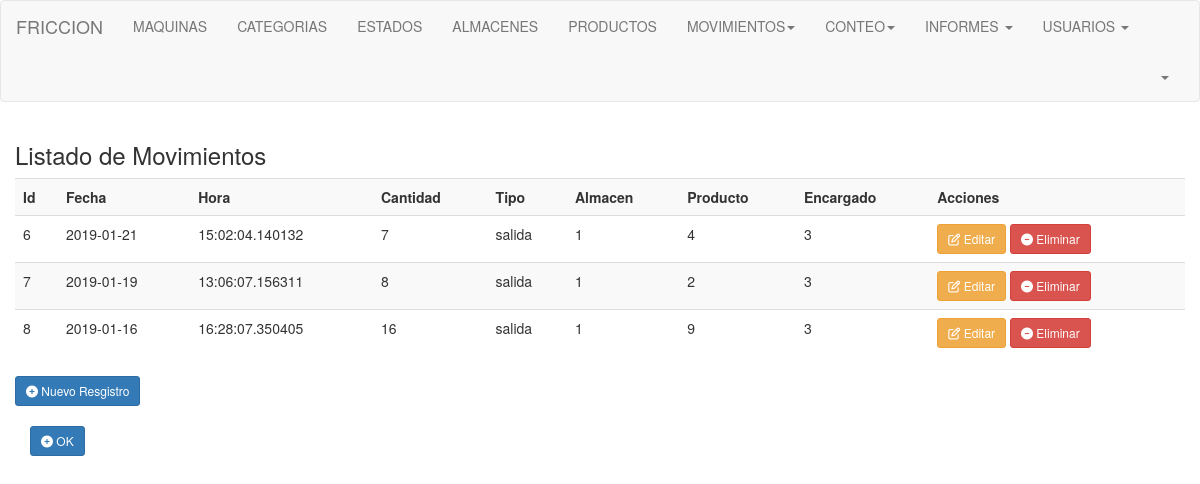
The app's page /movimientoss.php, older data.
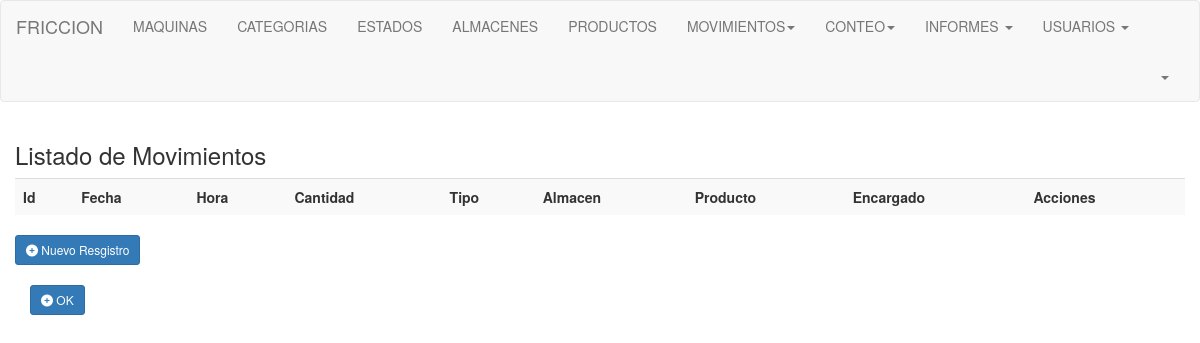
The same page, newer data.
### tables this page shows
CREATE TABLE `tbmovimiento` (
  `idmovimiento` int(255) NOT NULL,
  `fecha` date NOT NULL,
  `hora` datetime DEFAULT NULL,
  `cantidad` int(10) UNSIGNED DEFAULT NULL,
  `tipomovimiento` varchar(15) NOT NULL,
  `idalmacen` int(255) NOT NULL,
  `idproducto` int(255) NOT NULL,
  `idencargado` int(255) NOT NULL
);

### movimientoss.php (the view, shortened to what the changed rows need)
<?php
$link = Conectarse();
?>
<!DOCTYPE html>
<html lang="en">
    <head>
        <link href="css/bootstrap.min.css" rel="stylesheet">
        <link href="css/font-awesome.min.css" rel="stylesheet">
    </head>
    <body>
        <div id="wrapper">
            <div class="container">
                <div class="row" id="listaPersonas">
                    <table class="table table-responsive table-striped">
                        <tr>
                            <th>Id</th>
                            <th>Fecha</th>
                            <th>Hora</th>
                            <th>Cantidad</th>
                            <th>Tipo</th>
                            <th>Almacen</th>
                            <th>Producto</th>
                            <th>Encargado</th>
                            <th>Acciones</th>
                        </tr>
                        <?php
                        $sql = "SELECT `idmovimiento`, `fecha`, `hora`, `cantidad`, `tipomovimiento`, `idalmacen`, `idproducto`, `idencargado` FROM `tbmovimiento` WHERE tipomovimiento like 'Salida' ";
                        $result = mysqli_query($link, $sql) or die("Error");
                        while ($row = mysqli_fetch_row($result)) {
                            ?>
                            <tr>
                                <td><?php echo $row[0]; ?></td>
                                <td><?php echo $row[1]; ?></td>
                                <td><?php echo $row[2]; ?></td>
                                <td><?php echo $row[3]; ?></td>
                                <td><?php echo $row[4]; ?></td>
                                <td><?php echo $row[5]; ?></td>
                                <td><?php echo $row[6]; ?></td>
                                <td><?php echo $row[7]; ?></td>
                                <td>
                                    <a href="editar_salida.php?id=<?php echo $row[0]; ?>" class="btn btn-warning btn-sm"><i class="fa fa-edit"></i> Editar</a>
                                    <a href="eliminar_salida.php?id=<?php echo $row[0]; ?>" class="btn btn-danger btn-sm"><i class="fa fa-minus-circle"></i> Eliminar</a>
                                </td>
                            </tr>
                            <?php
                        }
                        ?>
                    </table>
                </div>
                <br>
            </div>
        </div>
    </body>
</html>

Row changes from the older to the newer data that the page shows:
removed tbmovimiento: idmovimiento "6", fecha "2019-01-21", hora "15:02:04.140132", cantidad "7", tipomovimiento "salida", idalmacen "1", idproducto "4", idencargado "3"
removed tbmovimiento: idmovimiento "7", fecha "2019-01-19", hora "13:06:07.156311", cantidad "8", tipomovimiento "salida", idalmacen "1", idproducto "2", idencargado "3"
removed tbmovimiento: idmovimiento "8", fecha "2019-01-16", hora "16:28:07.350405", cantidad "16", tipomovimiento "salida", idalmacen "1", idproducto "9", idencargado "3"
